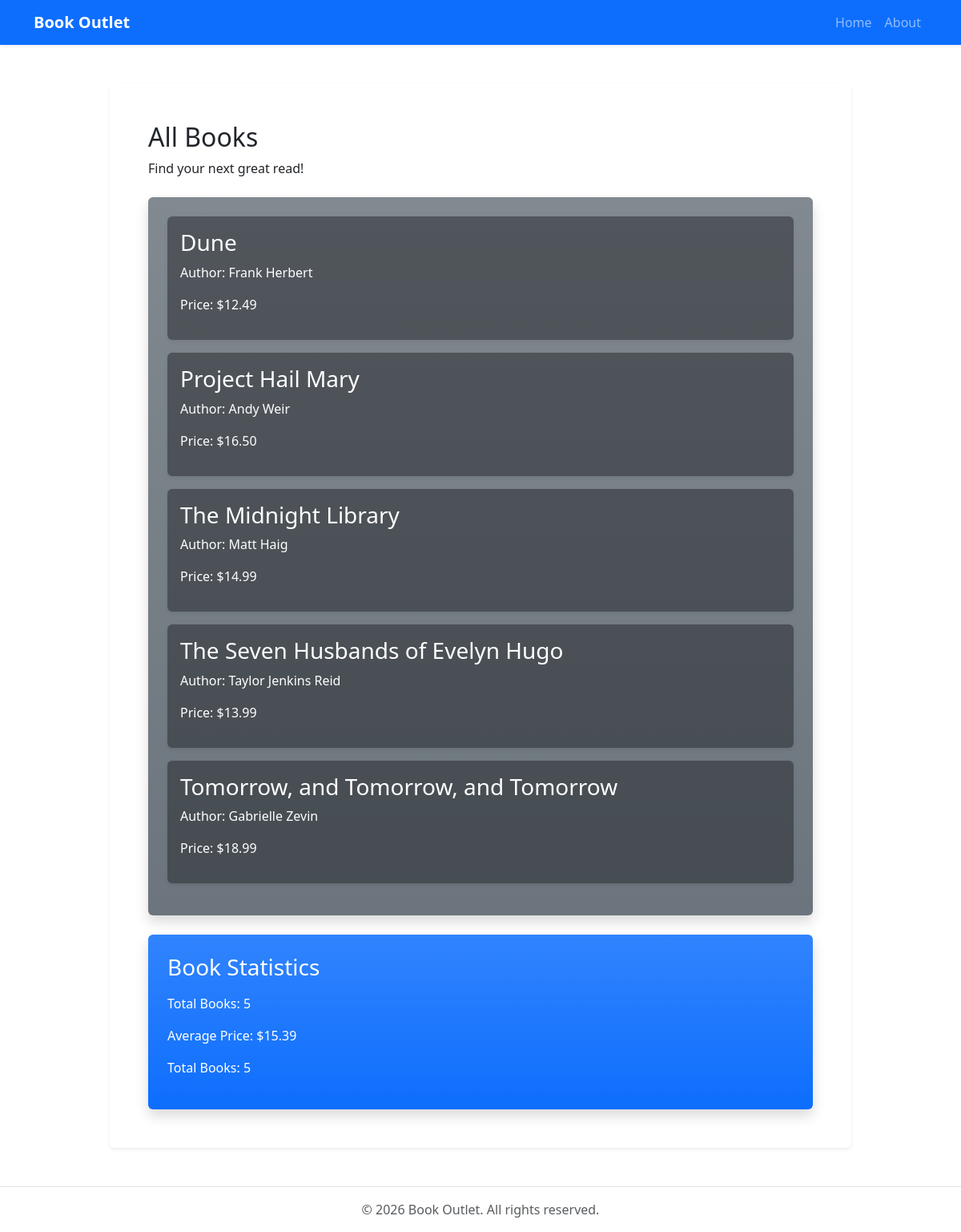
The page / on the database its author committed.
### book_outlet/models.py (models this page shows, shortened)
class Book(models.Model):
    title = models.CharField(max_length=200)
    rating = models.DecimalField(max_digits=3, decimal_places=2)
    author = models.ForeignKey('Author', on_delete=models.CASCADE, null=True)
    price = models.DecimalField(max_digits=6, decimal_places=2)
    stock = models.IntegerField()
    slug = models.SlugField(default="", null=False, db_index=True, editable=False)
    description = models.TextField(blank=True)
    published_countries = models.ManyToManyField('Country', blank=True)

class Author(models.Model):
    first_name = models.CharField(max_length=50)
    last_name = models.CharField(max_length=50)
    Address = models.OneToOneField('Address', on_delete=models.CASCADE, null=True, related_name='author')
    def __str__(self):
        return f"{self.first_name} {self.last_name}"

### book_outlet/views.py (the view)
# urls.py: path('', views.home, name='home'),
def home(request):
    books = Book.objects.all().order_by('title')
    num_books = books.count()
    book_stats = Book.objects.aggregate(avg_price=Avg('price'), total_books=Count('id'))
    return render(request, 'book_outlet/index.html', {'books': books, 'num_books': num_books, 'book_stats': book_stats})

### book_outlet/templates/book_outlet/index.html (shortened to what this page needs)
{% extends 'book_outlet/base.html' %}
{% block content %}
    <h2 class="mb-2">All Books</h2>
    <p class="mb-4">Find your next great read!</p>
    <div class="book-list bg-secondary bg-gradient text-white rounded p-4 shadow">
        {% for book in books %}
            <div class="book-card bg-dark bg-opacity-50 rounded p-3 mb-3 shadow-sm">
                <a href="{% url 'book_detail' book.slug %}" class="book-item d-block text-decoration-none text-white">
                    <h3>{{ book.title }}</h3>
                    <p>Author: {{ book.author }}</p>
                    <p>Price: ${{ book.price }}</p>
                </a>
            </div>
        {% endfor %}
    </div>
    <div class="book-stats mt-4 bg-primary bg-gradient text-white rounded p-4 shadow">
        <h3 class="mb-3">Book Statistics</h3>
        <p>Total Books: {{ num_books }}</p>
        <p>Average Price: ${{ book_stats.avg_price|floatformat:2 }}</p>
        <p>Total Books: {{ book_stats.total_books }}</p>
    </div>
{% endblock %}

### book_outlet/templates/book_outlet/base.html (shortened to what this page needs)
<!DOCTYPE html>
<html lang="en">
<head>
    <link href="https://cdn.jsdelivr.net/npm/bootstrap@5.3.3/dist/css/bootstrap.min.css" rel="stylesheet"
>
</head>
<body class="d-flex flex-column min-vh-100">
    <header>
        <nav class="navbar navbar-expand-lg navbar-dark bg-primary shadow-sm">
            <div class="container">
                <a class="navbar-brand fw-semibold" href="{% url 'home' %}">Book Outlet</a>
                <div class="collapse navbar-collapse" id="mainNavbar">
                    <ul class="navbar-nav ms-auto mb-2 mb-lg-0">
                        <li class="nav-item">
                            <a class="nav-link" href="{% url 'home' %}">Home</a>
                        </li>
                        <li class="nav-item">
                            <a class="nav-link" href="{% url 'about' %}">About</a>
                        </li>
                    </ul>
                </div>
            </div>
        </nav>
    </header>
    <main class="container my-5 flex-grow-1">
        <div class="row justify-content-center">
            <div class="col-12 col-lg-10">
                <div class="card border-0 shadow-sm">
                    <div class="card-body p-4 p-md-5">
                        {% block content %}
                        {% endblock %}
                    </div>
                </div>
            </div>
        </div>
    </main>
    <footer class="mt-auto py-3 bg-white border-top">
        <div class="container text-center text-muted">
            <p class="mb-0">&copy; 2026 Book Outlet. All rights reserved.</p>
        </div>
    </footer>
</body>
</html>

### rows shown on the page
Book: title "Dune", author "Frank Herbert", price "12.49"
Book: title "Project Hail Mary", author "Andy Weir", price "16.50"
Book: title "The Midnight Library", author "Matt Haig", price "14.99"
Book: title "The Seven Husbands of Evelyn Hugo", author "Taylor Jenkins Reid", price "13.99"
Book: title "Tomorrow, and Tomorrow, and Tomorrow", author "Gabrielle Zevin", price "18.99"

### other values the page prints
{{ num_books }} "5"
{{ book_stats.avg_price|floatformat:2 }} "15.39"
{{ book_stats.total_books }} "5"
